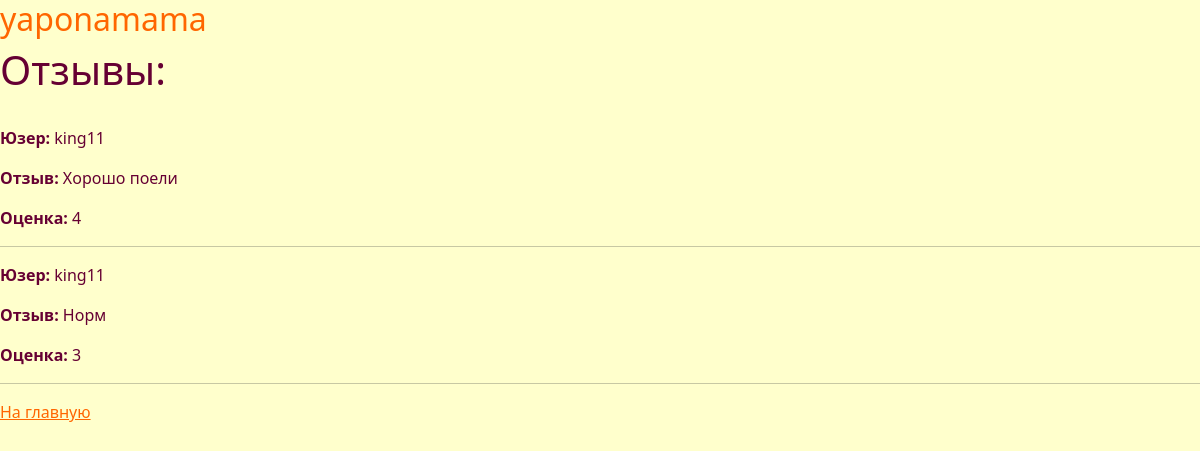
Before: /review/1 with the older database file.
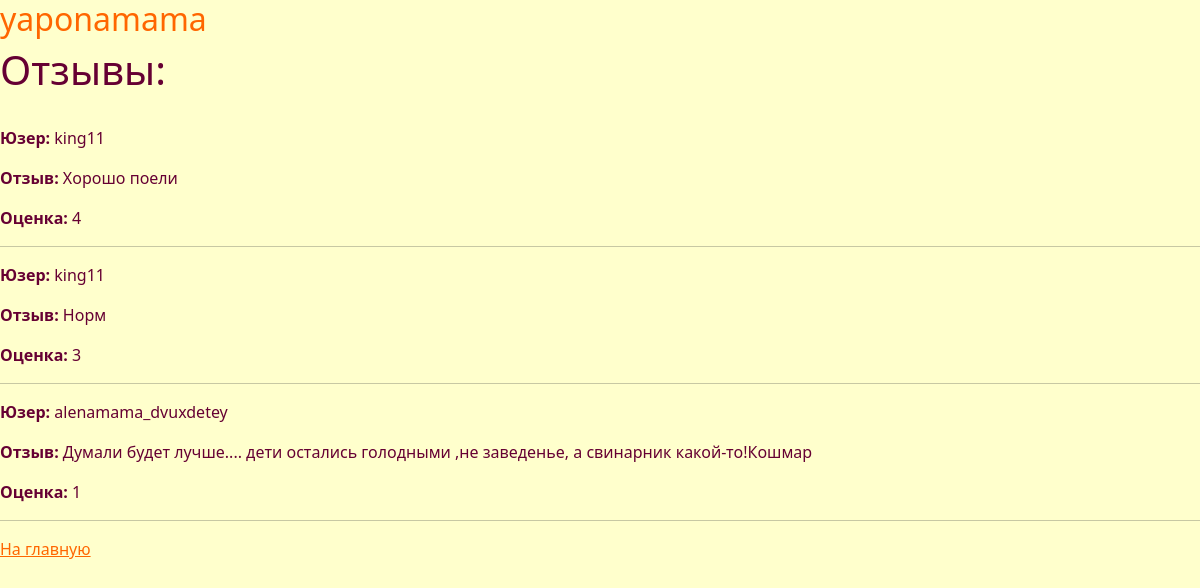
After: the same page with the newer database file.
### restr/models.py (models this page shows, shortened)
class Review(models.Model):
    user_name = models.CharField(max_length=100)
    text = models.TextField()
    date_published = models.DateTimeField(auto_now_add=True)
    rating = models.IntegerField(validators=[MinValueValidator(1), MaxValueValidator(5)])
    restaurant = models.ForeignKey(Restaurant, on_delete=models.CASCADE, related_name='reviews')

### restr/views.py (the view)
# urls.py: path('review/<int:pk>',views.revieww,name='revieww'),
def revieww(request, pk):
    restaurant = Restaurant.objects.get(id=pk)  # Получаем ресторан по его id
    reviews = Review.objects.filter(restaurant_id=pk)  # Фильтруем все отзывы по restaurant
    context = {'restaurant': restaurant, 'reviews': reviews}
    return render(request, 'revieww.html', context)

### restr/templates/revieww.html (shortened to what this page needs)
{% load static %}
<!DOCTYPE html>
<html lang="ru">
<head>
    <link rel="stylesheet" href="https://cdn.jsdelivr.net/npm/bootstrap@5.3.2/dist/css/bootstrap.min.css">
    <link rel="stylesheet" href="{% static 'restr/css/menu.css' %} ">
</head>
<body>
<h2 class="main">{{ restaurant.name }}</h2>
<h1 class="menu">Отзывы:</h1><br>
{% for review in reviews %}
    <p class="main-link"><b>Юзер: </b>{{ review.user_name }}</p>
    <p class="main-link"><b>Отзыв: </b>{{ review.text }}</p>
    <p class="main-link"><b>Оценка: </b>{{ review.rating }}</p>
    <hr>
{% endfor %}
<a href="/" class="main">На главную</a>
</body>
</html>

### restr/static/restr/css/menu.css (style rules this page uses)
body { background: #FFFFCC; }
.menu { color: #660033 ; }
.main-link { color: #660033 ; }
.main { color: #FF6600 ; }

Changed rows visible on the page:
added Review: user_name "alenamama_dvuxdetey", text "Думали будет лучше.... дети остались голодными ,не заведенье, а свинарник какой-то!Кошмар", rating "1"
